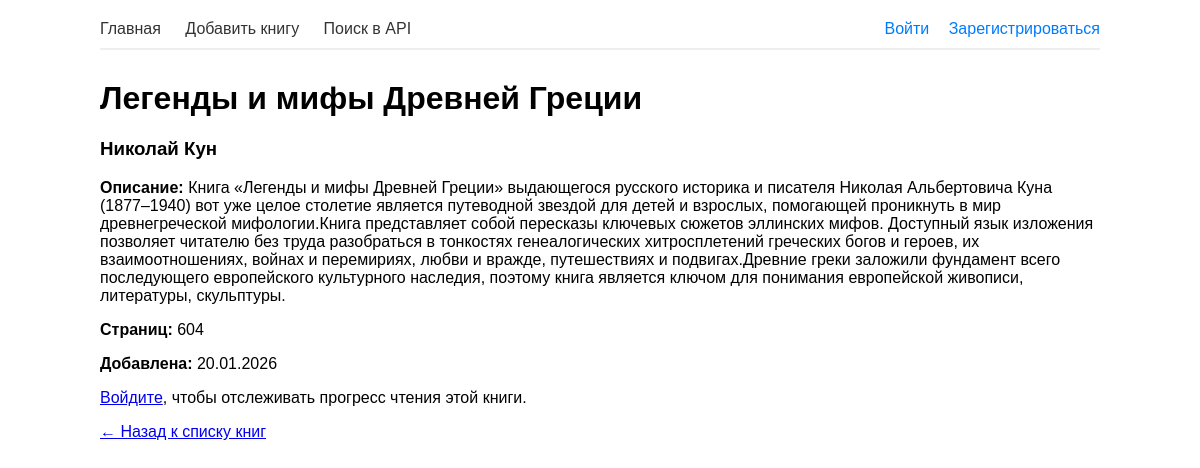
Screenshot of /book/3/ with the database file from the repository.
### books/models.py (models this page shows, shortened)
class Book(models.Model):
    title = models.CharField(max_length=200)
    author = models.CharField(max_length=100)
    pages = models.IntegerField(default=0)
    description = models.TextField(blank=True, default='')
    created = models.DateTimeField(auto_now_add=True)
    user = models.ForeignKey(User, on_delete=models.CASCADE)
    genres = models.ManyToManyField(Genre, blank=True)

### books/views.py (the view)
# urls.py: path('book/<int:book_id>/', views.book_detail, name='book_detail'),
def book_detail(request, book_id):
    book = get_object_or_404(Book, id=book_id)
    progress = None
    if request.user.is_authenticated and request.user == book.user:
        try:
            progress = Reading.objects.get(book=book)
        except Reading.DoesNotExist:
            pass
    return render(request, 'book_detail.html', {'book': book, 'progress': progress})

### books/templates/book_detail.html (shortened to what this page needs)
{% extends 'base.html' %}
{% block content %}
<h1>{{ book.title }}</h1>
<h3>{{ book.author }}</h3>
{% if book.description and book.description != 'Описание отсутствует' %}
    <p><strong>Описание:</strong> {{ book.description }}</p>
{% endif %}
{% if book.pages > 0 %}
    <p><strong>Страниц:</strong> {{ book.pages }}</p>
{% endif %}
<p><strong>Добавлена:</strong> {{ book.created|date:"d.m.Y" }}</p>
{% if user.is_authenticated and user == book.user %}
    <h2>Мой прогресс</h2>
    {% if progress %}
        <p><strong>Текущий статус:</strong>
            {% if progress.status == 'want' %}Хочу прочитать{% endif %}
            {% if progress.status == 'reading' %}Читаю{% endif %}
            {% if progress.status == 'done' %}Прочитано{% endif %}
        </p>
        {% if progress.rating > 0 %}
            <p><strong>Моя оценка:</strong> {{ progress.rating }}/5</p>
        {% endif %}
        {% if progress.updated %}
            <p><strong>Обновлено:</strong> {{ progress.updated|date:"d.m.Y H:i" }}</p>
        {% endif %}
    {% endif %}
    <form method="post" action="{% url 'update_reading' book.id %}">
        {% csrf_token %}
        <label>Статус:</label><br>
        <select name="status">
            <option value="want" {% if progress and progress.status == 'want' %}selected{% endif %}>Хочу прочитать</option>
            <option value="reading" {% if progress and progress.status == 'reading' %}selected{% endif %}>Читаю</option>
            <option value="done" {% if progress and progress.status == 'done' %}selected{% endif %}>Прочитано</option>
        </select><br><br>
        <label>Оценка (1-5):</label><br>
        <select name="rating">
            <option value="0" {% if not progress or progress.rating == 0 %}selected{% endif %}>Нет оценки</option>
            <option value="1" {% if progress and progress.rating == 1 %}selected{% endif %}>1</option>
            <option value="2" {% if progress and progress.rating == 2 %}selected{% endif %}>2</option>
            <option value="3" {% if progress and progress.rating == 3 %}selected{% endif %}>3</option>
            <option value="4" {% if progress and progress.rating == 4 %}selected{% endif %}>4</option>
            <option value="5" {% if progress and progress.rating == 5 %}selected{% endif %}>5</option>
        </select><br><br>
        <button type="submit">Сохранить</button>
    </form>
{% elif not user.is_authenticated %}
    <p><a href="{% url 'login' %}">Войдите</a>, чтобы отслеживать прогресс чтения этой книги.</p>
{% elif user.is_authenticated and user != book.user %}
    <p>Эта книга принадлежит другому пользователю. Вы можете <a href="{% url 'add_book' %}">добавить её в свою коллекцию</a>.</p>
{% endif %}
<p><a href="{% url 'home' %}">← Назад к списку книг</a></p>
{% endblock %}

### books/templates/base.html (style rules this page uses)
body { font-family: Arial, sans-serif; max-width: 1000px; margin: 0 auto; padding: 20px; }

### rows the page displays
Book: title "Легенды и мифы Древней Греции", author "Николай Кун", description "Книга «Легенды и мифы Древней Греции» выдающегося русского историка и писателя Николая Альбертовича Куна (1877–1940) вот уже целое столетие является путеводной звездой для детей и взрослых, помогающей проникнуть в мир древнегреческой мифологии.Книга представляет собой пересказы ключевых сюжетов эллинских мифов. Доступный язык изложения позволяет читателю без труда разобраться в тонкостях генеалогических хитросплетений греческих богов и героев, их взаимоотношениях, войнах и перемириях, любви и вражде, путешествиях и подвигах.Древние греки заложили фундамент всего последующего европейского культурного наследия, поэтому книга является ключом для понимания европейской живописи, литературы,…", pages "604", created "20.01.2026"
